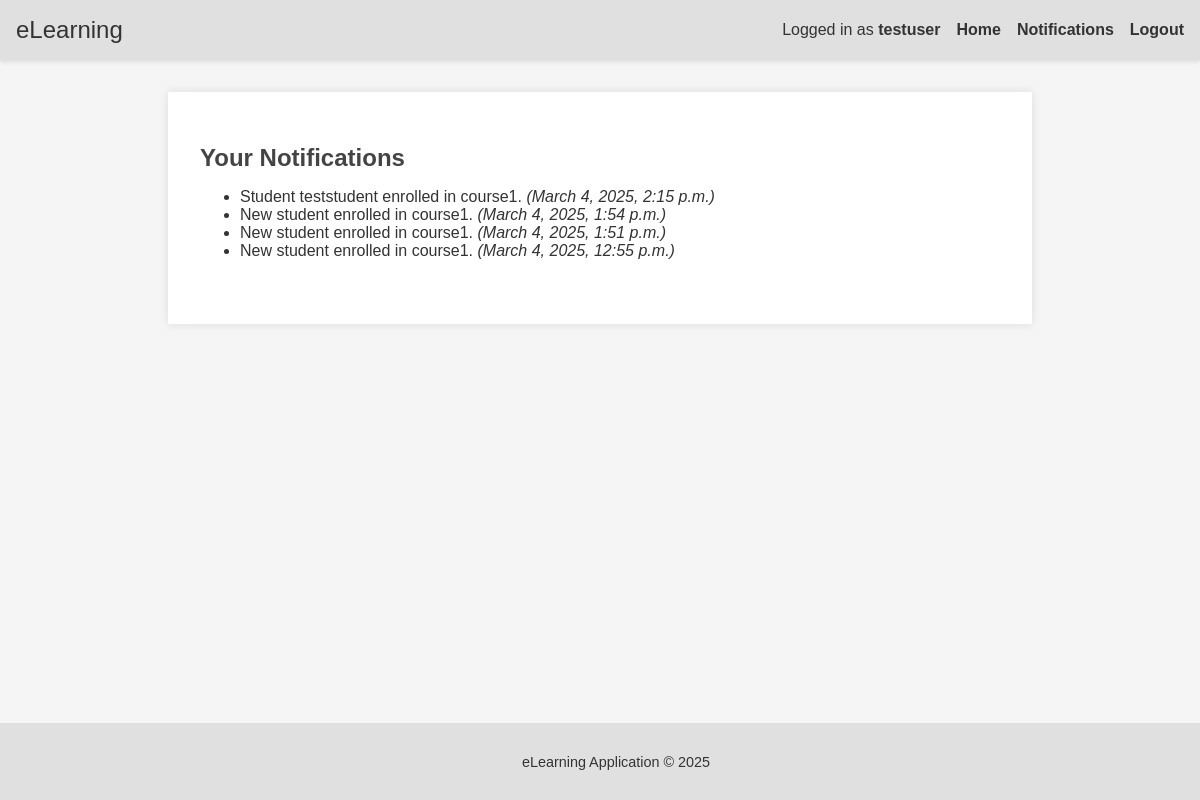
Screenshot of /courses/notifications/ (signed in) with the database file from the repository.
### accounts/models.py (models this page shows, shortened)
class CustomUser(AbstractUser):
    ROLE_CHOICES = (
        ('student', 'Student'),
        ('teacher', 'Teacher'),
    )
    role = models.CharField(max_length=10, choices=ROLE_CHOICES, default='student')
    real_name = models.CharField(max_length=100, blank=True)
    photo = models.ImageField(upload_to='profile_photos/', blank=True, null=True)

### courses/models.py (models this page shows, shortened)
class Notification(models.Model):
    user = models.ForeignKey(settings.AUTH_USER_MODEL, on_delete=models.CASCADE, related_name='notifications')
    message = models.CharField(max_length=255)
    created_at = models.DateTimeField(auto_now_add=True)
    is_read = models.BooleanField(default=False)

### courses/views.py (the view)
# urls.py: path('notifications/', views.notifications, name='notifications'),
@login_required
def notifications(request):
    user_notifications = Notification.objects.filter(user=request.user).order_by('-created_at')
    return render(request, 'courses/notifications.html', {'notifications': user_notifications})

### templates/courses/notifications.html
{% extends 'base.html' %}
{% block content %}
<div class="card">
    <h2>Your Notifications</h2>
    <ul class="notifications-list">
        {% for notification in notifications %}
            <li>{{ notification.message }} <em>({{ notification.created_at }})</em></li>
        {% endfor %}
    </ul>
</div>
{% endblock %}

### templates/base.html (shortened to what this page needs)
<!DOCTYPE html>
<html>
<head>
    {% load static %}
    <link rel="stylesheet" type="text/css" href="{% static 'css/styles.css' %}">
</head>
<body>
    <header>
        <div class="navbar">
            <div class="nav-brand">
                <a href="{% url 'accounts:home' %}">eLearning</a>
            </div>
            <nav>
                <ul>
                    {% if user.is_authenticated %}
                        <li>Logged in as
                            <a href="{% url 'accounts:public_profile' user.username %}">
                                {{ user.username }}
                            </a>
                        </li>
                        <li><a href="{% url 'accounts:home' %}">Home</a></li>
                        <li>
                            <a href="{% url 'courses:notifications' %}">Notifications</a>
                        </li>
                        <li><a href="{% url 'accounts:logout' %}">Logout</a></li>
                    {% else %}
                        <li><a href="{% url 'accounts:login' %}">Login</a></li>
                        <li><a href="{% url 'accounts:register' %}">Register</a></li>
                    {% endif %}
                </ul>
            </nav>
        </div>
    </header>
    <div class="container">
        {% block content %}{% endblock %}
    </div>
    <footer>
        <p>eLearning Application &copy; 2025</p>
    </footer>
</body>
</html>

### static/css/styles.css (style rules this page uses)
body { background-color: #f5f5f5; color: #333; font-family: Arial, sans-serif; margin: 0; padding: 0; }
header { background-color: #e0e0e0; padding: 1rem; box-shadow: 0 2px 4px rgba(0,0,0,0.1); }
.navbar { display: flex; justify-content: space-between; align-items: center; }
.navbar .nav-brand a { font-size: 1.5rem; color: #333; text-decoration: none; }
nav ul { list-style: none; margin: 0; padding: 0; display: flex; }
nav ul li { margin-left: 1rem; }
nav ul li a { color: #333; text-decoration: none; font-weight: bold; }
.container { width: 90%; max-width: 800px; margin: 2rem auto; background: #fff; padding: 2rem; box-shadow: 0 0 10px rgba(0,0,0,0.1); }
.card { margin-bottom: 2rem; }
h1, h2, h3 { color: #444; margin-bottom: 1rem; }
footer { position: fixed; left: 0; bottom: 0; width: 100%; background-color: #e0e0e0; padding: 1rem; text-align: center; font-size: 0.9rem; margin-top: 2rem; }

### rows the page displays
CustomUser: username "testuser"
Notification: message "Student teststudent enrolled in course1.", created_at "March 4, 2025, 2:15 p.m."
Notification: message "New student enrolled in course1.", created_at "March 4, 2025, 1:54 p.m."
Notification: message "New student enrolled in course1.", created_at "March 4, 2025, 1:51 p.m."
Notification: message "New student enrolled in course1.", created_at "March 4, 2025, 12:55 p.m."
